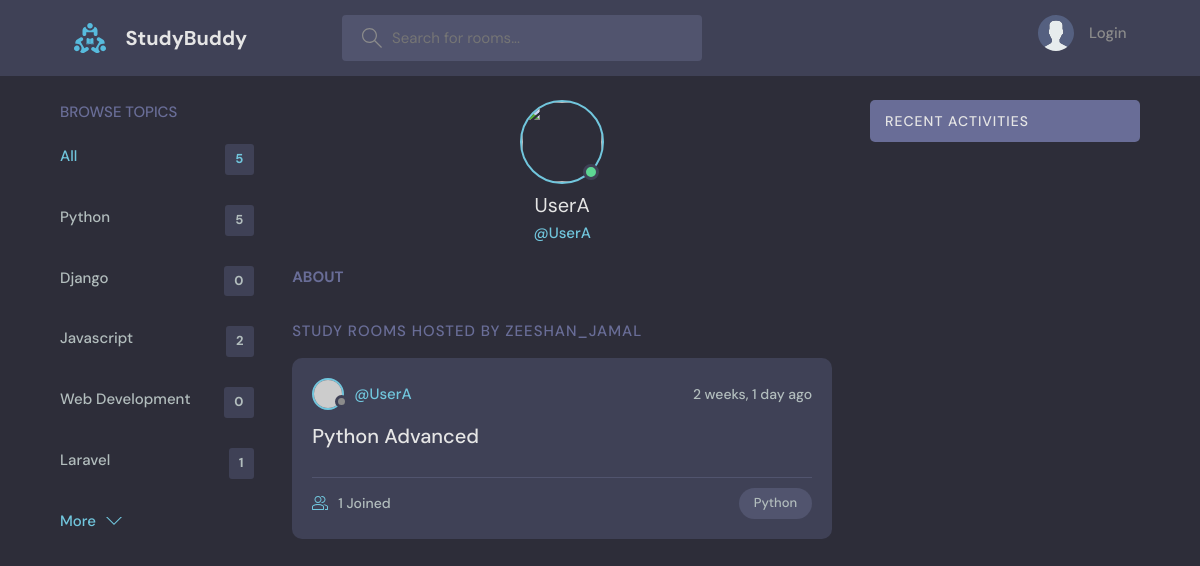
Page /profile/12/ on the committed database.
### base/models.py (models this page shows, shortened)
class Topic(models.Model):
    name = models.CharField(max_length=200)

class Room(models.Model):
    host = models.ForeignKey(User, on_delete=models.SET_NULL, null=True)
    topic = models.ForeignKey(Topic, on_delete=models.SET_NULL, null=True)
    name = models.CharField(max_length=200)
    description = models.TextField(null=True, blank=True)
    participants = models.ManyToManyField(User, related_name="participants", blank=True)
    updated = models.DateTimeField(auto_now=True)
    created = models.DateTimeField(auto_now_add=True)
    class Meta:
        ordering = ["-updated", "-created"]

### base/views.py (the view)
# urls.py: path("profile/<str:pk>/", views.userProfile, name="user-profile"),
def userProfile(request, pk):
    user = User.objects.get(id=pk)
    rooms = user.room_set.all()
    room_messages = user.message_set.all()
    topics = Topic.objects.all()
    context = {
        "user": user,
        "rooms": rooms,
        "room_messages": room_messages,
        "topics": topics,
    }
    return render(request, "base/profile.html", context)

### base/templates/base/profile.html (shortened to what this page needs)
{% extends 'main.html' %}
{% block content %}
<main class="profile-page layout layout--3">
  <div class="container">
    {% include 'base/topics_component.html' %}
    <div class="roomList">
      <div class="profile">
        <div class="profile__avatar">
          <div class="avatar avatar--large active">
            <img src="{{user.avatar.url}}" />
          </div>
        </div>
        <div class="profile__info">
          <h3>{{user.username}}</h3>
          <p>@{{user.username}}</p>
        </div>
        <div class="profile__about">
          <h3>About</h3>
        </div>
      </div>
      <div class="roomList__header">
        <div>
          <h2>Study Rooms Hosted by Zeeshan_Jamal</a>
          </h2>
        </div>
      </div>
      {% include 'base/feed_component.html' %}
    </div>
    {% include 'base/activity_component.html' %}
  </div>
</main>
{% endblock content %}

### base/templates/base/topics_component.html
<div class="topics">
    <div class="topics__header">
        <h2>Browse Topics</h2>
    </div>
    <ul class="topics__list">
        <li>
            <a href="{% url 'home' %}" class="active">All <span>{{topics.count}}</span></a>
        </li>
        {% for topic in topics %}
        <li>
            <a href="{% url 'home' %}?q={{topic.name}}">{{topic.name}} <span>{{topic.room_set.all.count}}</span></a>
        </li>
        {% endfor %}
    </ul>
    <a class="btn btn--link" href="topics.html">
        More
        <svg version="1.1" xmlns="http://www.w3.org/2000/svg" width="32" height="32" viewBox="0 0 32 32">
            <title>chevron-down</title>
            <path d="M16 21l-13-13h-3l16 16 16-16h-3l-13 13z"></path>
        </svg>
    </a>
</div>

### base/templates/base/feed_component.html (shortened to what this page needs)
{% for room in rooms %}
<div class="roomListRoom">
    <div class="roomListRoom__header">
        <a href="{% url 'user-profile' room.host.id %}" class="roomListRoom__author">
            <div class="avatar avatar--small">
                <img src="https://randomuser.me/api/portraits/women/11.jpg" />
            </div>
            <span>@{{room.host.username}}</span>
        </a>
        <div class="roomListRoom__actions">
            <span>{{room.created|timesince}} ago</span>
        </div>
    </div>
    <div class="roomListRoom__content">
        <a href="{% url 'room' room.id %}">{{room.name}}</a>
    </div>
    <div class="roomListRoom__meta">
        <a href="{% url 'room' room.id %}" class="roomListRoom__joined">
            {{room.participants.all.count}} Joined
        </a>
        <p class="roomListRoom__topic">{{room.topic.name}}</p>
    </div>
</div>
{% endfor %}

### rows in the picture
Topic: name "Python", room_set.all.count "5"
Topic: name "Django", room_set.all.count "0"
Topic: name "Javascript", room_set.all.count "2"
Topic: name "Web Development", room_set.all.count "0"
Topic: name "Laravel", room_set.all.count "1"
Room: host.username "UserA", created "2 weeks, 1 day", name "Python Advanced", participants.all.count "1", topic.name "Python"

### other values in the picture
{{ topics.count }} "5"
{{ user.username }} "UserA"
